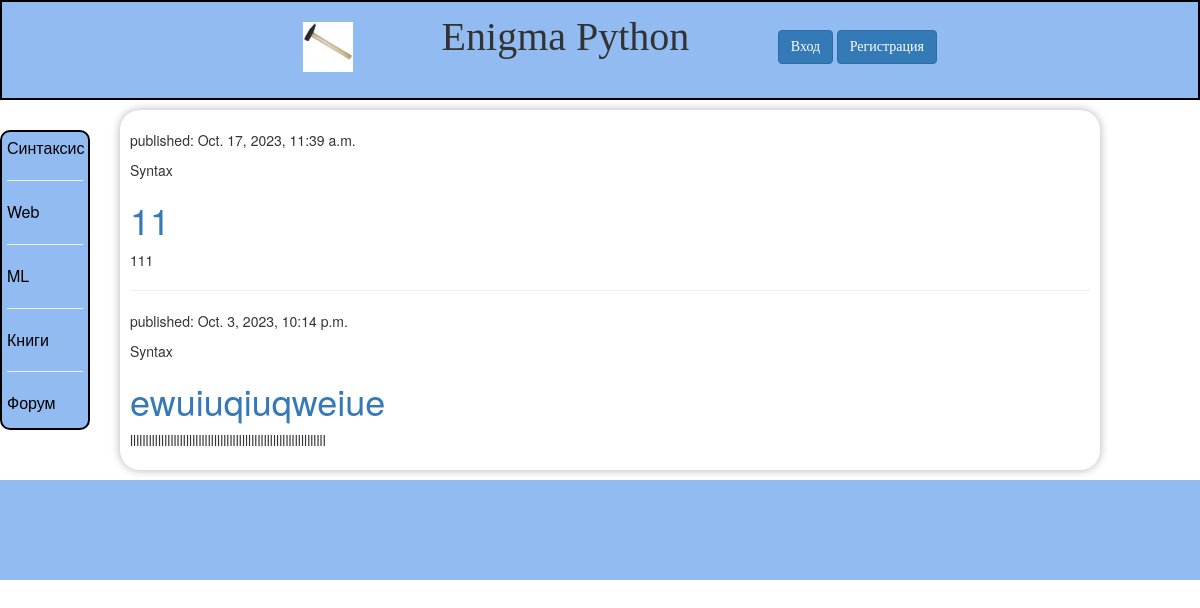
Screenshot of /syntax/ with the database file from the repository.
### coolsite/models.py (models this page shows, shortened)
class Post(models.Model):
    AUTHOR_CHOICES = (
        ('ML', 'Machine Learning'),
        ('Web', 'Web Development'),
        ('Syntax', 'Programming Syntax'),
        ('Book', 'Book Reviews'),
    )
    author = models.ForeignKey(settings.AUTH_USER_MODEL, on_delete=models.CASCADE)
    choice = models.CharField(max_length=10, choices=AUTHOR_CHOICES, default='Syntax')
    title = models.CharField(max_length=200)
    text = models.TextField()
    img = models.ImageField(upload_to='images/', default='default_image.jpg')
    created_date = models.DateTimeField(default=timezone.now)
    published_date = models.DateTimeField(blank=True, null=True)
    def get_absolute_url(self):
        return reverse('post_detail', args=[str(self.pk)])

### coolsite/views.py (the view)
# urls.py: path('syntax/', views.syntax, name='syntax'),
def syntax(request):
    post = Post.objects.filter(choice='Syntax').order_by('-published_date')
    return render(request, 'blog/index.html', {'post': post, 'menu': menu})

### coolsite/templates/blog/index.html
{% extends 'base.html' %}
{% block content %}
        <p>{% for post in post %}</p>
            <p>published: {{ post.published_date }}</p>
            <p> {{ post.choice }}</p>
            <h1><a href="{{ post.get_absolute_url }}">{{ post.title }}</a></h1
            <p>{{ post.text|linebreaksbr|truncatewords:30 }}</p>
            {% if not forloop.last %}
            <hr>
            {% endif %}
    {% endfor %}
{% endblock %}

### coolsite/static/css/coolsite.css (style rules this page uses)
body { height: 100%; margin: 0; }

### rows the page displays
Post: published_date "Oct. 17, 2023, 11:39 a.m.", choice "Syntax", title "11", text "111"
Post: published_date "Oct. 3, 2023, 10:14 p.m.", choice "Syntax", title "ewuiuqiuqweiue", text "lllllllllllllllllllllllllllllllllllllllllllllllllllllllllllllll"

### other values shown
{{ menu_items.title }} "Синтаксис" "Web" "ML" "Книги" "Форум"
